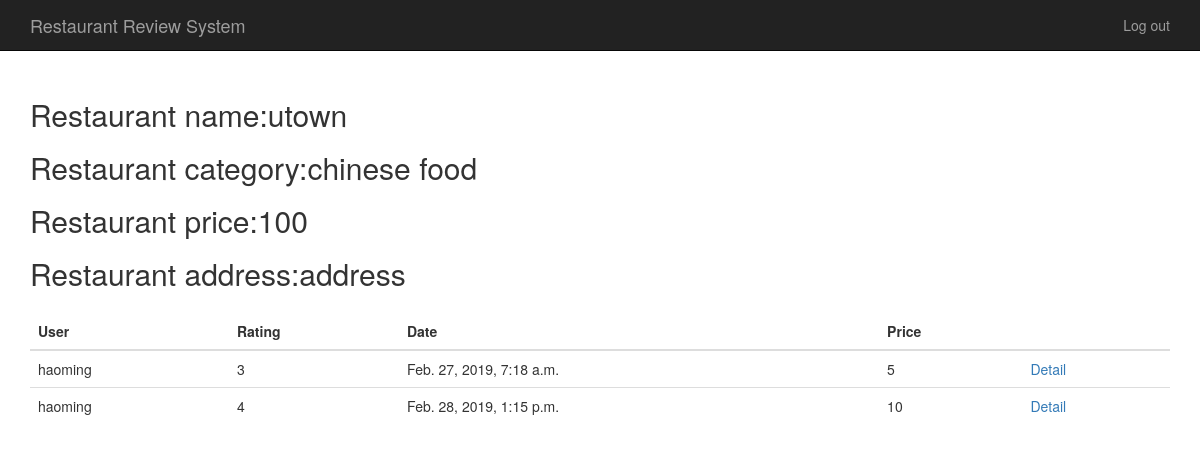
/restaurant/utown (signed in), run on the app's committed database.
### web/models.py (models this page shows)
class Restaurant(models.Model):
    restaurant_id =  models.AutoField(primary_key=True)
    name = models.CharField(max_length=200)
    address = models.CharField(max_length=200)
    category = models.CharField(max_length=30)
    price = models.IntegerField(default=0)

class Review(models.Model):
    review_id = models.AutoField(primary_key=True)
    restaurant = models.ForeignKey(Restaurant, on_delete=models.CASCADE)
    user = models.ForeignKey(User, on_delete=models.CASCADE)
    rating = models.IntegerField(default=0, validators=[
            MaxValueValidator(5),
            MinValueValidator(0)
        ])
    price = models.IntegerField(default=0)
    description = models.CharField(max_length=300)
    likes = models.IntegerField(default=0)
    date = models.DateTimeField(auto_now_add=True, blank=True)

class User(models.Model):
    user_id = models.AutoField(primary_key=True)
    user_name = models.CharField(max_length=200)
    password = models.CharField(max_length=200)

### web/views.py (the view)
# urls.py: path('restaurant/<name>', views.restaurant, name='restaurant'),
def restaurant(request, name):
    restaurant = Restaurant.objects.get(name=name)
    reviews = Review.objects.filter(restaurant=restaurant)
    return render(request, 'restaurant.html', {'restaurant': restaurant,'reviews':reviews})

### web/templates/restaurant.html
{% extends "shared/base.html" %}
{% block content %}
<h2>Restaurant name:{{ restaurant.name }}</h2>
<h2>Restaurant category:{{ restaurant.category }}</h2>
<h2>Restaurant price:{{ restaurant.price }}</h2>
<h2>Restaurant address:{{ restaurant.address }}</h2>
<table class="table table-hover" style="margin-top: 2%;">
    <thead>
    <tr>
        <th>User</th>
        <th>Rating</th>
        <th>Date</th>
        <th>Price</th>
        <th></th>
    </tr>
    </thead>
    <tbody>
    {% for review in reviews %}
        <tr>
            <td>{{ review.user.user_name }}</td>
            <td>{{ review.rating }}</td>
            <td>{{ review.date }}</td>
            <td>{{ review.price }}</td>
            <td><a href="{% url 'detail' review.review_id %}">Detail</a></td>
        </tr>
    {% endfor %}
    </tbody>
</table>
{% endblock %}

### data on the page
Restaurant: name "utown", category "chinese food", price "100", address "address"
Review: user.user_name "haoming", rating "3", date "Feb. 27, 2019, 7:18 a.m.", price "5"
Review: user.user_name "haoming", rating "4", date "Feb. 28, 2019, 1:15 p.m.", price "10"
